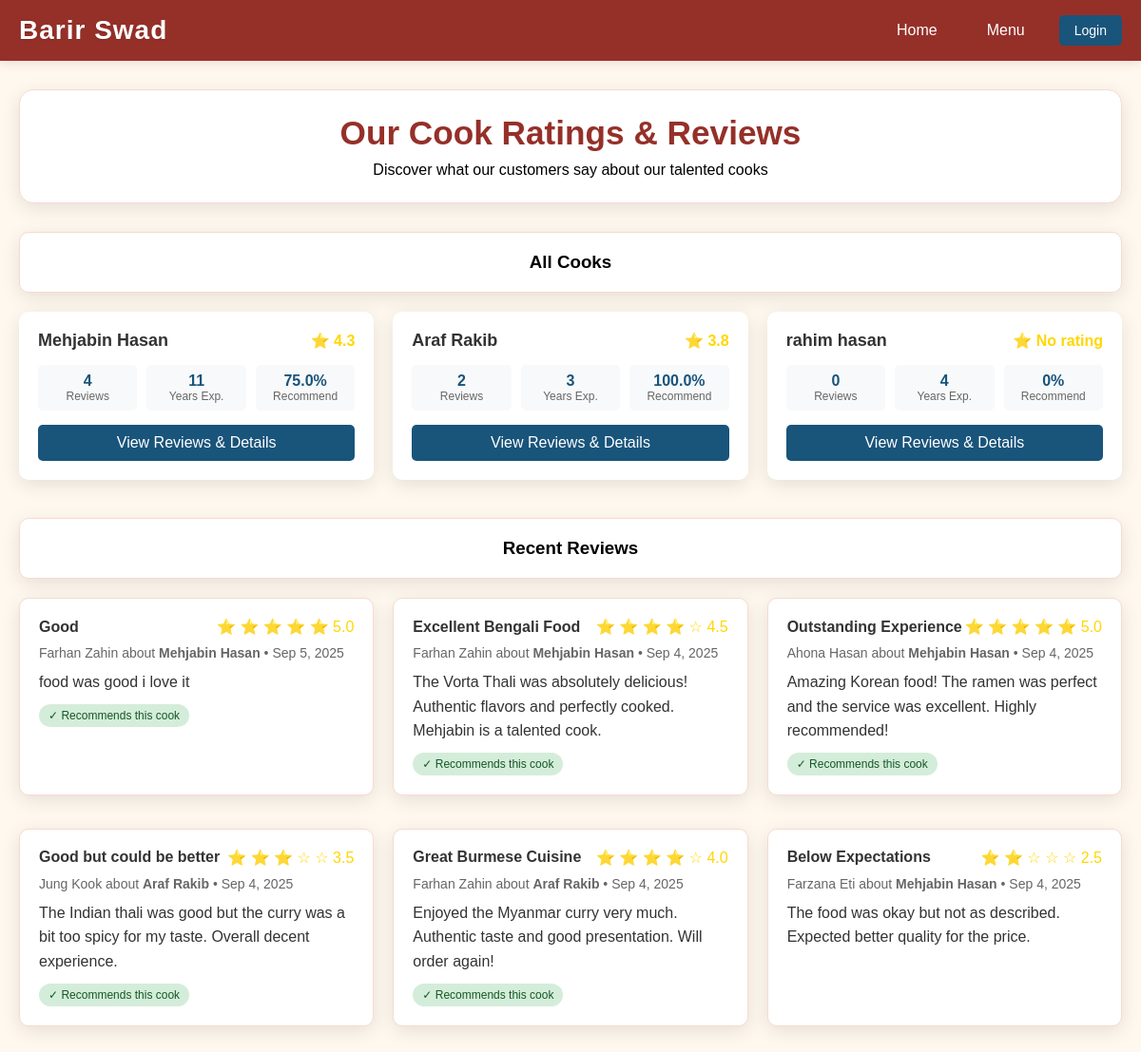
Screenshot of /cook_ratings.php with the database file from the repository.
### tables this page shows
CREATE TABLE `user` (
  `U_ID` int(10) NOT NULL,
  `Email` varchar(50) NOT NULL,
  `Exp_Years` int(50) NOT NULL,
  `Name` varchar(100) NOT NULL,
  `Address` varchar(100) NOT NULL,
  `Type` enum('Admin','Customer','Cook','') NOT NULL DEFAULT 'Customer',
  `Password` varchar(15) NOT NULL
);

CREATE TABLE `customer_rates_cooks` (
  `Review_ID` int(10) NOT NULL,
  `CustomerID` int(11) NOT NULL,
  `CookID` int(11) NOT NULL,
  `Order_ID` int(10) DEFAULT NULL,
  `Rating` decimal(2,1) NOT NULL CHECK (`Rating` >= 1.0 and `Rating` <= 5.0),
  `Review_Title` varchar(100) NOT NULL DEFAULT 'Review',
  `Comment` text NOT NULL,
  `Food_Quality_Rating` decimal(2,1) DEFAULT NULL,
  `Service_Rating` decimal(2,1) DEFAULT NULL,
  `Would_Recommend` tinyint(1) DEFAULT 1,
  `Status` enum('Active','Hidden','Reported') NOT NULL DEFAULT 'Active',
  `Admin_Notes` text DEFAULT NULL,
  `Created_Date` timestamp NOT NULL DEFAULT current_timestamp(),
  `Updated_Date` timestamp NOT NULL DEFAULT current_timestamp() ON UPDATE current_timestamp()
);

### cook_ratings.php (the view, shortened to what this page needs)
<?php
require 'dbconnect.php';
$cook_ratings_sql = "SELECT * FROM cook_ratings_summary ORDER BY Average_Rating DESC, Total_Reviews DESC";
$cook_ratings = $conn->query($cook_ratings_sql);
$recent_reviews_sql = "
    SELECT
        r.Review_Title,
        r.Rating,
        r.Comment,
        r.Created_Date,
        r.Would_Recommend,
        c.Name as CustomerName,
        cook.Name as CookName
    FROM customer_rates_cooks r
    JOIN user c ON r.CustomerID = c.U_ID
    JOIN user cook ON r.CookID = cook.U_ID
    WHERE r.Status = 'Active'
    ORDER BY r.Created_Date DESC
    LIMIT 10
";
$recent_reviews = $conn->query($recent_reviews_sql);
$selected_cook = null;
$cook_reviews = null;
?>
<!DOCTYPE html>
<html lang="en">
<head>
    <link rel="stylesheet" href="styles.css">
    <link rel="stylesheet" href="cookrating_styles.css">
</head>
<body>
    <header class="header">
        <div class="nav">
            <div class="logo">Barir Swad</div>
            <nav class="nav-links">
                <a href="index.php">Home</a>
                <a href="meal.php">Menu</a>
                <?php if (isset($_SESSION['user_id'])): ?>
                    <?php if ($_SESSION['user_type'] == 'Customer'): ?>
                        <a href="customer_dashboard.php">Dashboard</a>
                        <a href="customer_review.php">Write Review</a>
                    <?php elseif ($_SESSION['user_type'] == 'Admin'): ?>
                        <a href="admin_dash.php">Admin Panel</a>
                    <?php endif; ?>
                    <a href="admin_logout.php" class="btn logout">Logout</a>
                <?php else: ?>
                    <a href="login.php" class="btn">Login</a>
                <?php endif; ?>
            </nav>
        </div>
    </header>
    <div class="container">
        <?php if ($selected_cook): ?>
            <a href="cook_ratings.php" class="back-btn">← Back to All Cooks</a>
            <div class="cook-detail-section">
                <div class="cook-header">
                    <div class="cook-avatar">
                        <?= strtoupper(substr($selected_cook['Cook_Name'], 0, 1)) ?>
                    </div>
                    <div class="cook-info">
                        <h2><?= htmlspecialchars($selected_cook['Cook_Name']) ?></h2>
                        <p><?= $selected_cook['Exp_Years'] ?> years of experience</p>
                        <p><?= htmlspecialchars($selected_cook['Cook_Email']) ?></p>
                    </div>
                    <div class="rating-summary">
                        <div class="main-rating"><?= $selected_cook['Average_Rating'] ?: 'N/A' ?>/5</div>
                        <div>⭐⭐⭐⭐⭐</div>
                    </div>
                </div>
                <div class="rating-details">
                    <div class="rating-card">
                        <h4>Total Reviews</h4>
                        <div class="value"><?= $selected_cook['Total_Reviews'] ?></div>
                    </div>
                    <div class="rating-card">
                        <h4>Food Quality</h4>
                        <div class="value"><?= $selected_cook['Avg_Food_Quality'] ?: 'N/A' ?>/5</div>
                    </div>
                    <div class="rating-card">
                        <h4>Service Rating</h4>
                        <div class="value"><?= $selected_cook['Avg_Service_Rating'] ?: 'N/A' ?>/5</div>
                    </div>
                    <div class="rating-card">
                        <h4>Recommendations</h4>
                        <div class="value"><?= $selected_cook['Recommend_Percentage'] ?: 0 ?>%</div>
                    </div>
                </div>
            </div>
            <div class="section-title">
                <h3>Customer Reviews (<?= $selected_cook['Total_Reviews'] ?>)</h3>
            </div>
            <?php if ($cook_reviews && $cook_reviews->num_rows > 0): ?>
                <div class="reviews-grid">
                    <?php while($review = $cook_reviews->fetch_assoc()): ?>
                        <div class="review-card">
                            <div class="review-header">
                                <div class="review-title"><?= htmlspecialchars($review['Review_Title']) ?></div>
                                <div class="review-rating">
                                    <?php for($i = 1; $i <= 5; $i++): ?>
                                        <?= $i <= $review['Rating'] ? '⭐' : '☆' ?>
                                    <?php endfor; ?>
                                    <?= $review['Rating'] ?>
                                </div>
                            </div>
                            <div class="review-meta">
                                By <?= htmlspecialchars($review['CustomerName']) ?>
                                <?= date('F j, Y', strtotime($review['Created_Date'])) ?>
                                <?php if ($review['Order_ID']): ?>
                                     Order #<?= $review['Order_ID'] ?>
                                <?php endif; ?>
                            </div>
                            <div class="review-text"><?= nl2br(htmlspecialchars($review['Comment'])) ?></div>
                            <?php if ($review['Food_Quality_Rating'] || $review['Service_Rating']): ?>
                                <div style="margin: 10px 0; font-size: 14px; color: #666;">
                                    <?php if ($review['Food_Quality_Rating']): ?>
                                        Food Quality: <?= $review['Food_Quality_Rating'] ?>/5 •
                                    <?php endif; ?>
                                    <?php if ($review['Service_Rating']): ?>
                                        Service: <?= $review['Service_Rating'] ?>/5
                                    <?php endif; ?>
                                </div>
                            <?php endif; ?>
                            <?php if ($review['Would_Recommend']): ?>
                                <div class="review-recommend">✓ Recommends this cook</div>
                            <?php endif; ?>
                        </div>
                    <?php endwhile; ?>
                </div>
            <?php else: ?>
                <div style="text-align: center; padding: 40px; background: white; border-radius: 10px;">
                    <h3>No reviews yet</h3>
                    <p>This cook hasn't received any reviews yet.</p>
                </div>
            <?php endif; ?>
        <?php else: ?>
            <div class="page-header">
                <h1>Our Cook Ratings & Reviews</h1>
                <p>Discover what our customers say about our talented cooks</p>
            </div>
            <div class="section-title">
                <h3>All Cooks</h3>
            </div>
            <?php if ($cook_ratings->num_rows > 0): ?>
                <div class="cooks-grid">
                    <?php while($cook = $cook_ratings->fetch_assoc()): ?>
                        <div class="cook-card">
                            <div class="cook-card-header">
                                <div class="cook-name"><?= htmlspecialchars($cook['Cook_Name']) ?></div>
                                <div class="cook-rating">
                                    ⭐ <?= $cook['Average_Rating'] ?: 'No rating' ?>
                                </div>
                            </div>
                            <div class="cook-stats">
                                <div class="stat-item">
                                    <div class="stat-value"><?= $cook['Total_Reviews'] ?></div>
                                    <div class="stat-label">Reviews</div>
                                </div>
                                <div class="stat-item">
                                    <div class="stat-value"><?= $cook['Exp_Years'] ?></div>
                                    <div class="stat-label">Years Exp.</div>
                                </div>
                                <div class="stat-item">
                                    <div class="stat-value"><?= $cook['Recommend_Percentage'] ?: 0 ?>%</div>
                                    <div class="stat-label">Recommend</div>
                                </div>
                            </div>
                            <a href="cook_ratings.php?cook_id=<?= $cook['Cook_ID'] ?>" class="view-details-btn">
                                View Reviews & Details
                            </a>
                        </div>
                    <?php endwhile; ?>
                </div>
            <?php endif; ?>
            <div class="section-title" style="margin-top: 40px;">
                <h3>Recent Reviews</h3>
            </div>
            <?php if ($recent_reviews->num_rows > 0): ?>
                <div class="reviews-grid">
                    <?php while($review = $recent_reviews->fetch_assoc()): ?>
                        <div class="review-card">
                            <div class="review-header">
                                <div class="review-title"><?= htmlspecialchars($review['Review_Title']) ?></div>
                                <div class="review-rating">
                                    <?php for($i = 1; $i <= 5; $i++): ?>
                                        <?= $i <= $review['Rating'] ? '⭐' : '☆' ?>
                                    <?php endfor; ?>
                                    <?= $review['Rating'] ?>
                                </div>
                            </div>
                            <div class="review-meta">
                                <?= htmlspecialchars($review['CustomerName']) ?> about
                                <strong><?= htmlspecialchars($review['CookName']) ?></strong> •
                                <?= date('M j, Y', strtotime($review['Created_Date'])) ?>
                            </div>
                            <div class="review-text">
                                <?= nl2br(htmlspecialchars(substr($review['Comment'], 0, 150))) ?>
                            </div>
                            <?php if ($review['Would_Recommend']): ?>
                                <div class="review-recommend">✓ Recommends this cook</div>
                            <?php endif; ?>
                        </div>
                    <?php endwhile; ?>
                </div>
            <?php endif; ?>
        <?php endif; ?>
    </div>
</body>
</html>

### styles.css (style rules this page uses)
* { margin: 0; padding: 0; box-sizing: border-box; font-family: Arial, sans-serif; }
body { margin: 0; background: #FFF8EE; min-height: 100vh; }
.header, .navbar, .admin-header { background: #953029; color: white; box-shadow: 0 2px 10px rgba(149, 48, 41, 0.15); padding: 15px 0; margin-bottom: 20px; }
.nav, .admin-nav { display: flex; justify-content: space-between; align-items: center; max-width: 1200px; margin: 0 auto; padding: 0 20px; width: 100%; }
.logo { font-family: 'DynaPuff', cursive, Arial, sans-serif; font-weight: 700; font-size: 28px; color: white; letter-spacing: 1px; text-shadow: 0 1px 2px rgba(0,0,0,0.15); transition: transform 0.3s; }
.nav-links { display: flex; gap: 15px; align-items: center; }
.nav-links a, .navbar nav a { color: white; text-decoration: none; padding: 8px 16px; border-radius: 8px; font-weight: 500; transition: background 0.3s; }
.nav-links .btn { background: rgba(255,255,255,0.15); color: white; }
.container { max-width: 1200px; margin: 30px auto; padding: 0 20px; }
.welcome-section, .page-header { background: white; padding: 30px; border-radius: 15px; box-shadow: 0 3px 15px rgba(149, 48, 41, 0.08); margin-bottom: 30px; text-align: center; border: 1px solid #F7DACF; }
.welcome-section h1, .page-header h1 { color: #953029; margin-bottom: 10px; font-size: 2.2em; }
.review-card { background: white; border-radius: 15px; padding: 20px; margin-bottom: 15px; box-shadow: 0 3px 15px rgba(149, 48, 41, 0.08); transition: transform 0.3s, box-shadow 0.3s; border: 1px solid #F7DACF; }
.section-card, .section-title { background: white; padding: 25px; border-radius: 15px; box-shadow: 0 3px 15px rgba(149, 48, 41, 0.08); margin-bottom: 20px; border: 1px solid #F7DACF; }
.btn, button, .submit-btn { background: #953029; color: white; padding: 12px 20px; border-radius: 8px; text-decoration: none; border: none; cursor: pointer; font-size: 14px; font-weight: 600; transition: all 0.3s; display: inline-block; }
.rating-display, .review-rating { display: flex; align-items: center; gap: 5px; }

### rows the page displays
user: Cook_Name "Mehjabin Hasan", Average_Rating "4.3", Total_Reviews "4", Exp_Years "11", Recommend_Percentage "75.0"
user: Cook_Name "Araf Rakib", Average_Rating "3.8", Total_Reviews "2", Exp_Years "3", Recommend_Percentage "100.0"
user: Cook_Name "rahim hasan", Average_Rating "No rating", Total_Reviews "0", Exp_Years "4", Recommend_Percentage "0"
customer_rates_cooks: Review_Title "Good", Rating "5.0", CustomerID.Name "Farhan Zahin", CookID.Name "Mehjabin Hasan", Created_Date "Sep 5, 2025", Comment "food was good i love it", Would_Recommend "✓ Recommends this cook"
customer_rates_cooks: Review_Title "Excellent Bengali Food", Rating "4.5", CustomerID.Name "Farhan Zahin", CookID.Name "Mehjabin Hasan", Created_Date "Sep 4, 2025", Comment "The Vorta Thali was absolutely delicious! Authentic flavors and perfectly cooked. Mehjabin is a talented cook.", Would_Recommend "✓ Recommends this cook"
customer_rates_cooks: Review_Title "Outstanding Experience", Rating "5.0", CustomerID.Name "Ahona Hasan", CookID.Name "Mehjabin Hasan", Created_Date "Sep 4, 2025", Comment "Amazing Korean food! The ramen was perfect and the service was excellent. Highly recommended!", Would_Recommend "✓ Recommends this cook"
customer_rates_cooks: Review_Title "Good but could be better", Rating "3.5", CustomerID.Name "Jung Kook", CookID.Name "Araf Rakib", Created_Date "Sep 4, 2025", Comment "The Indian thali was good but the curry was a bit too spicy for my taste. Overall decent experience.", Would_Recommend "✓ Recommends this cook"
customer_rates_cooks: Review_Title "Great Burmese Cuisine", Rating "4.0", CustomerID.Name "Farhan Zahin", CookID.Name "Araf Rakib", Created_Date "Sep 4, 2025", Comment "Enjoyed the Myanmar curry very much. Authentic taste and good presentation. Will order again!", Would_Recommend "✓ Recommends this cook"
customer_rates_cooks: Review_Title "Below Expectations", Rating "2.5", CustomerID.Name "Farzana Eti", CookID.Name "Mehjabin Hasan", Created_Date "Sep 4, 2025", Comment "The food was okay but not as described. Expected better quality for the price."
